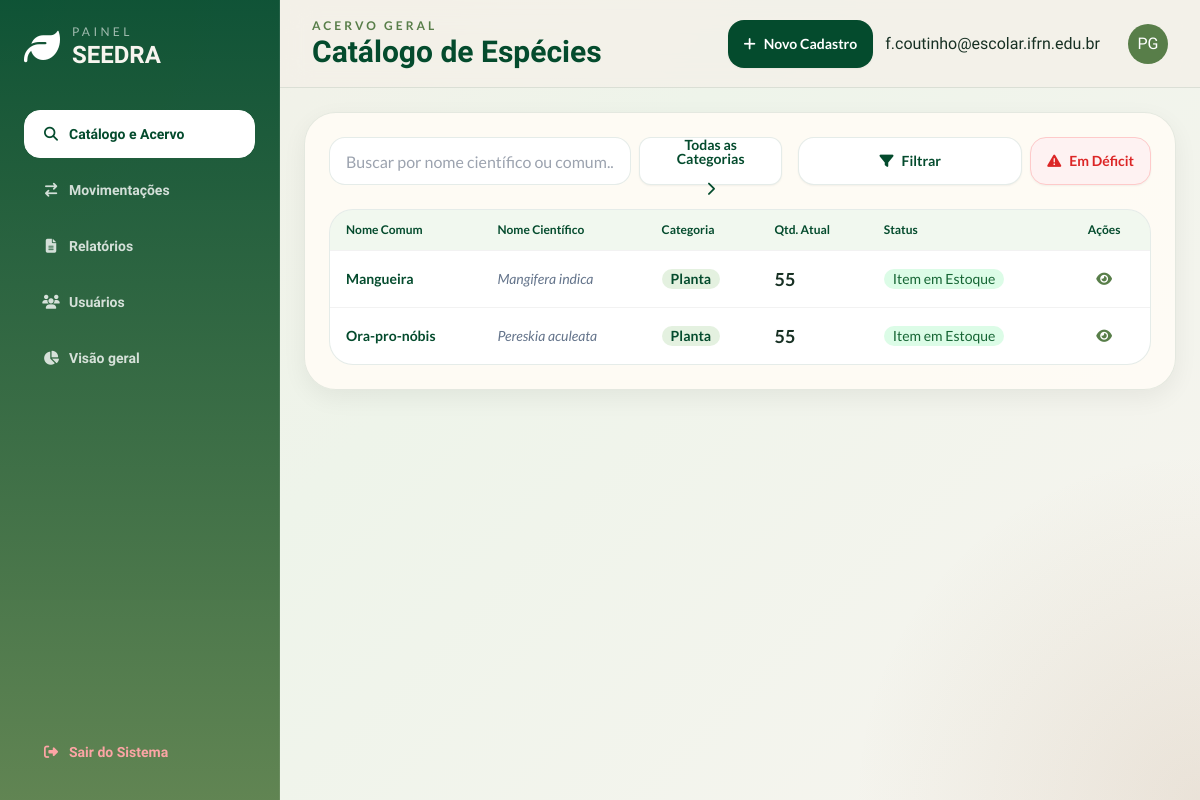
/catalogo (signed in), run on an earlier commit of the app's database.
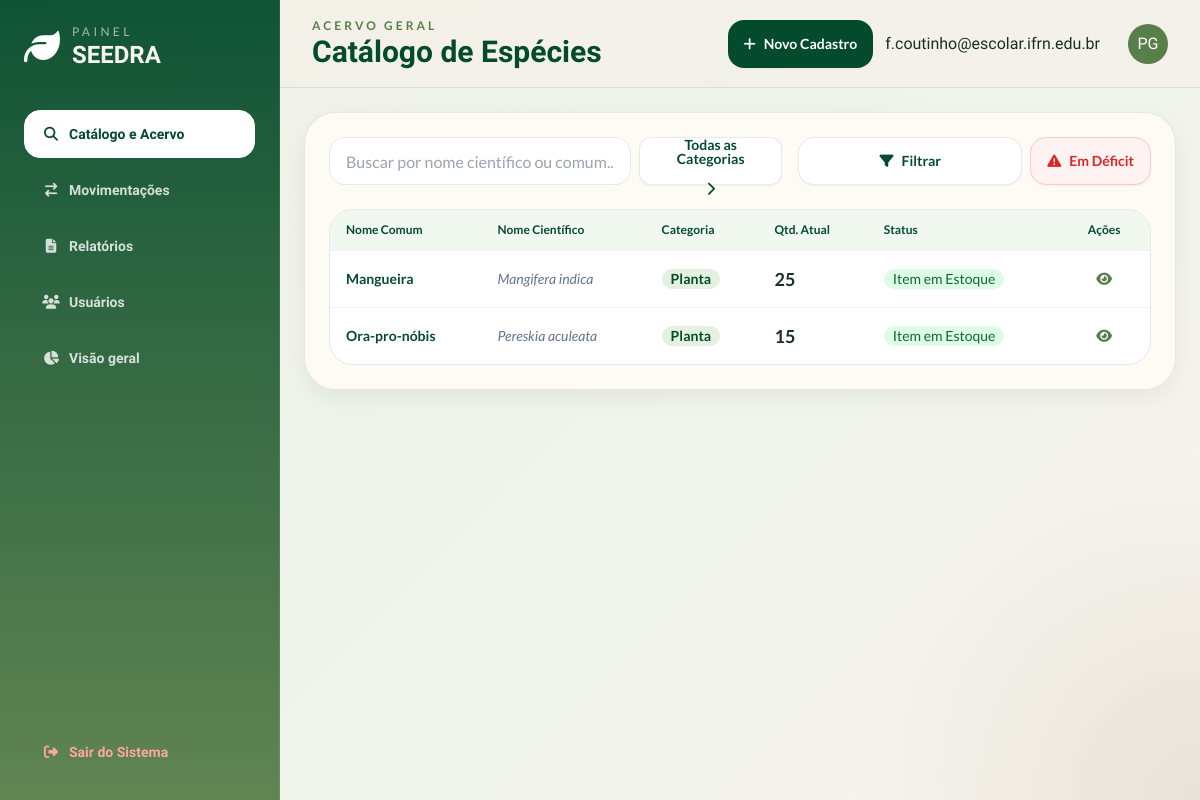
And on a later commit of the database.
### models.py (models this page shows)
class Item(db.Model):
    __tablename__= 'items'
    id = db.Column(db.Integer, primary_key = True)
    nome = db.Column(db.String(50), nullable = False, unique = True)
    quantidade = db.Column(db.Integer, nullable = True)
    n_cientifico = db.Column(db.String(50), nullable = False , unique = True)
    categoria = db.Column(db.String(20), nullable = False)
    deficit_limit = db.Column(db.Integer)
    obs = db.Column(db.Text)
    data_cadastro = db.Column(db.Date, nullable = False)
    movimentacoes = db.relationship('Movimentacao', back_populates = 'item', lazy = True)
    def em_deficit(self):
        return self.quantidade < self.deficit_limit

### app.py (the view)
@app.route('/catalogo', methods=['GET'])
@login_required
def catalogo():
    itens = Item.query.all()
    itens_def = sum(1 for item in itens if item.em_deficit())
    alfabetica = Item.query.order_by(Item.nome.asc()).all()
    return render_template('catalogo.html', itens=itens, itens_def=itens_def, itens_alfabetica = alfabetica)

### app.py (called while the page is built)
@login_manager.user_loader
def load_user(user_id):
    return Usuarios.query.get(int(user_id))

def login_required(f):
  @wraps(f)
  def decorated_function(*args, **kwargs):
      if 'usuarios_id' not in session:
         flash("Faça login primeiro!", 'erro')
         return redirect(url_for('login'))
      return f(*args, **kwargs)
  return decorated_function

### templates/catalogo.html (shortened to what this page needs)
{% extends 'base.html' %}
{% set page_id = 'catalogo' %}
{% block header_subtitle %}Acervo Geral{% endblock %}
{% block header_title %}Catálogo de Espécies{% endblock %}
{% block header_actions %}
<a href="{{ url_for('novo_item') }}" class="btn rounded-2xl border-0 bg-seedra-leafDark hover:bg-seedra-leafMid text-white font-lato">
    <i class="fa-solid fa-plus"></i> Novo Cadastro
</a>
{% endblock %}
{% block content %}
<section class="soft-card rounded-[2rem] p-6">
    <div class="flex flex-col md:flex-row gap-4 justify-between items-center mb-6">
        <div class="flex-1 w-full flex gap-2">
            <input type="text" placeholder="Buscar por nome científico ou comum..." class="input input-bordered rounded-2xl bg-white border-seedra-leafDark/10 w-full max-w-md font-lato" id="c_search" />
            <div class="relative inline-block w-56">
                <button id="c_btn" class="btn w-full flex justify-center rounded-xl bg-white font-lato text-seedra-leafDark border-seedra-leafDark/10 gap-4 hover:bg-seedra-leafMid hover:text-white">
                    <span id="content_span" class="transition transition-transform easy-in-out">Todas as Categorias</span>
                    <i id="c_arrow" class="fa-solid fa-chevron-right transition-transform"></i>
                </button>
            </div>
        </div>
        <div class="flex gap-2">
            <div class="relative inline-block w-56 ">
                <button class="w-full flex justify-center btn rounded-2xl bg-white text-seedra-leafDark border border-seedra-leafDark/10 hover:bg-seedra-leafMid hover:text-white hover:border-seedra-seedSand shadow-sm font-lato" id="filter_button">
                    <i id="filter_span" class="fa-solid fa-filter"></i> Filtrar
                </button>
            </div>
            <button class="btn rounded-2xl bg-red-50 text-red-600 border border-red-200 hover:bg-red-100 hover:border-red-300 shadow-sm font-lato" id="btn_deficit">
                <i class="fa-solid fa-triangle-exclamation"></i> Em Déficit
            </button>
        </div>
    </div>
    <div class="overflow-x-auto rounded-[1.5rem] border border-seedra-leafDark/10 bg-white">
        <table class="table font-lato">
            <thead class="bg-seedra-leafLight/10 text-seedra-leafDark">
                <tr>
                    <th>Nome Comum</th>
                    <th>Nome Científico</th>
                    <th>Categoria</th>
                    <th>Qtd. Atual</th>
                    <th>Status</th>
                    <th class="text-center">Ações</th>
                </tr>
            </thead>
            <tbody>
                {% for item in itens %}
                <tr id="list_order_normal" class="{% if item.em_deficit() %}item_deficit{% else %}item_ok{% endif %} transition {% if item.categoria == 'Semente' %} c_semente {% else %} c_planta {% endif %}">
                    <td class="font-bold text-seedra-leafDark">{{ item.nome }}</td>
                    <td class="italic text-slate-500">{{ item.n_cientifico }}</td>
                    <td><span class="badge border-0 bg-seedra-leafLight/20 text-seedra-leafDark font-bold">{{ item.categoria}}</span></td>
                    <td class="metric-value font-bold text-lg">{{ item.quantidade }}</td>
                    <td><span class="badge border-0 {% if item.em_deficit() %} bg-red-100 text-red-800 {% else %} bg-green-100 text-green-800 {% endif %}">
                        {% if item.em_deficit() %}
                            Item em deficit
                        {% else %}
                            Item em Estoque
                        {% endif %}
                    </span></td>
                    <td class="text-center">
                        <a href="{{ url_for('detalhes_item', id=item.id) }}" class="btn btn-sm btn-ghost text-seedra-leafMid rounded-xl"><i class="fa-solid fa-eye"></i></a>
                    </td>
                </tr>
                {% endfor %}
            </tbody>
        </table>
    </div>
</section>
{% endblock %}

What changed in the data, as far as the page shows it:
changed Item "Mangueira": quantidade "55" → "25"
changed Item "Ora-pro-nóbis": quantidade "55" → "15"
